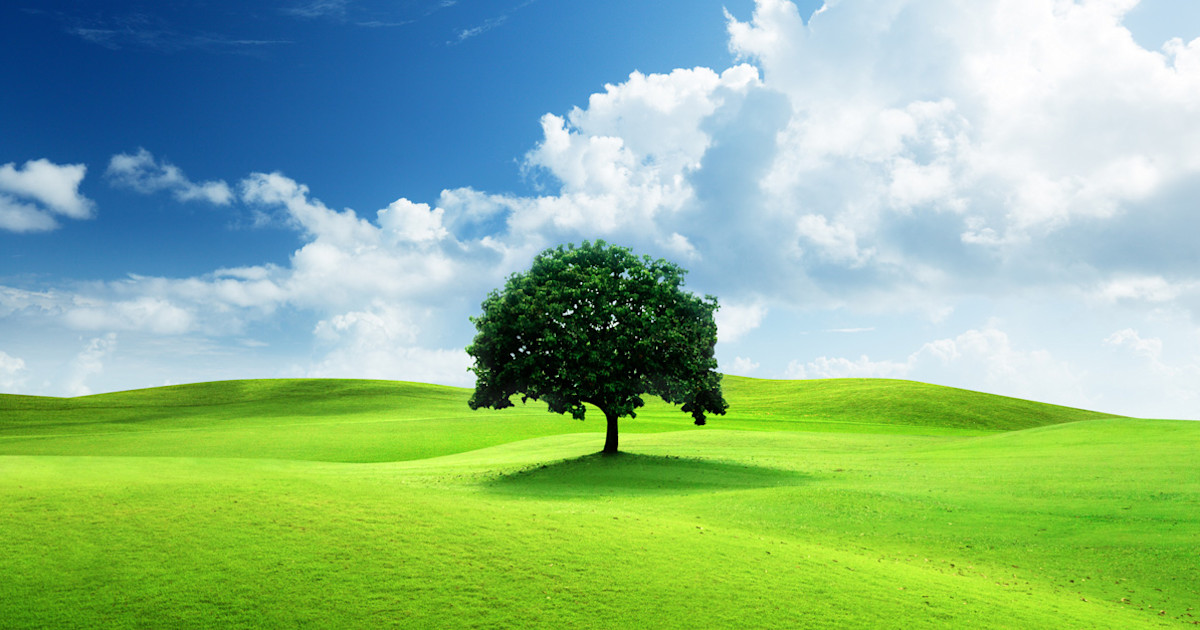
#> input picture image.jpg, 1200 x 630 px
$ python rotateimg.py
#> lines starting #> are read from the running program, lines starting #| are printed output that depends on the picture
import cv2
path = input("Enter image path: ")
#> the answer given: image.jpg
angle = float(input("Enter rotation angle (e.g. 45, 90, 180): "))
#> the answer given: 3
img = cv2.imread(path)
#> img is the input picture: shape (630, 1200, 3); mean B, G, R 139.9, 183.6, 139.8
if img is None:
    print("Error: Image not found!")
else:
    (h, w) = img.shape[:2]
#> h = 630; w = 1200
center = (w // 2, h // 2)
#> center = (600, 315)
matrix = cv2.getRotationMatrix2D(center, angle, 1.0)
rotated = cv2.warpAffine(img, matrix, (w, h))
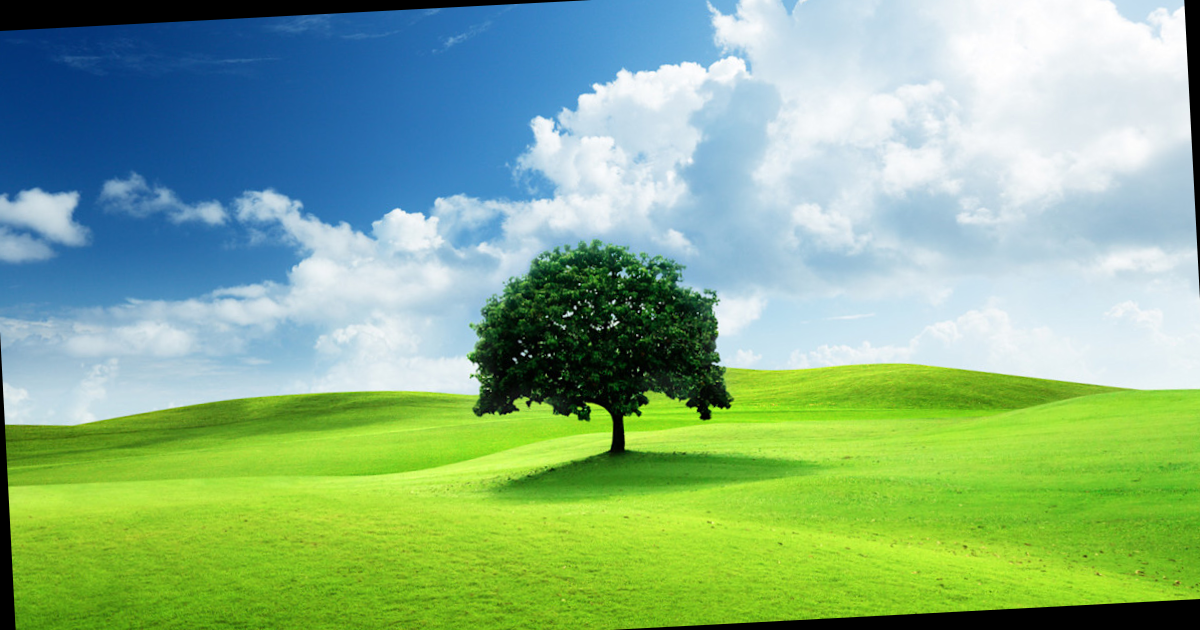
#> rotated: shape (630, 1200, 3); mean B, G, R 136.2, 178.2, 135.8
cv2.imshow("Original Image", img)
cv2.imshow("Rotated Image", rotated)
cv2.waitKey(0)
cv2.destroyAllWindows()
